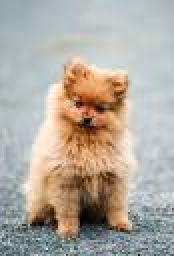
#> input picture dogcat.jpg, 87 x 128 px (shown 2 times larger)
$ python face_detecta.py
#> lines starting #> are read from the running program, lines starting #| are printed output that depends on the picture
import cv2 as cv
import numpy as np


img = cv.imread('dogcat.jpg')
#> img is the input picture: shape (128, 87, 3); mean B, G, R 159.5, 170.3, 177.6

#cv.imshow('testmaske',img)


gray= cv.cvtColor(img , cv.COLOR_BGR2GRAY)
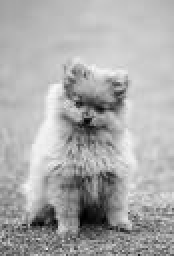
#> gray: shape (128, 87) (shown 2 times larger); min 0, max 248, mean 171.2
# cv.imshow('testmaske',gray)


facedete =cv.CascadeClassifier('face_hair.xml')


face_react = facedete.detectMultiScale(gray, scaleFactor=1.5, minNeighbors=1)
#> face_react = ()
print(f'Number of faces found = {len(face_react)}')
#| Number of faces found = 0

print(facedete)

for (x,y,w,h) in face_react:
    cv.rectangle(img, (x,y), (x+w,y+h), (0,255,0), thickness=2)
    if facedete!=0:
        cv.putText(img,'it\'s person',org=(x,y), fontFace=cv.FONT_ITALIC, fontScale=1, thickness=3, color=(0,255,0))
#> this loop made 0 passes

cv.imshow('Detected Faces', img)

cv.waitKey(0)

$ run again, with cat2.jpg copied over dogcat.jpg
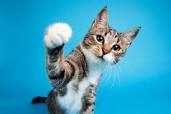
#> input picture cat2.jpg, 171 x 114 px
#> img is the input picture: shape (114, 171, 3); mean B, G, R 192.1, 160.2, 55.9
#> `gray= cv.cvtColor(img , cv.COLOR_BGR2GRAY)`:
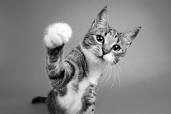
#> gray: shape (114, 171); min 0, max 254, mean 132.7
#> face_react = ()
#| Number of faces found = 0

$ run again, with dig.jpg copied over dogcat.jpg
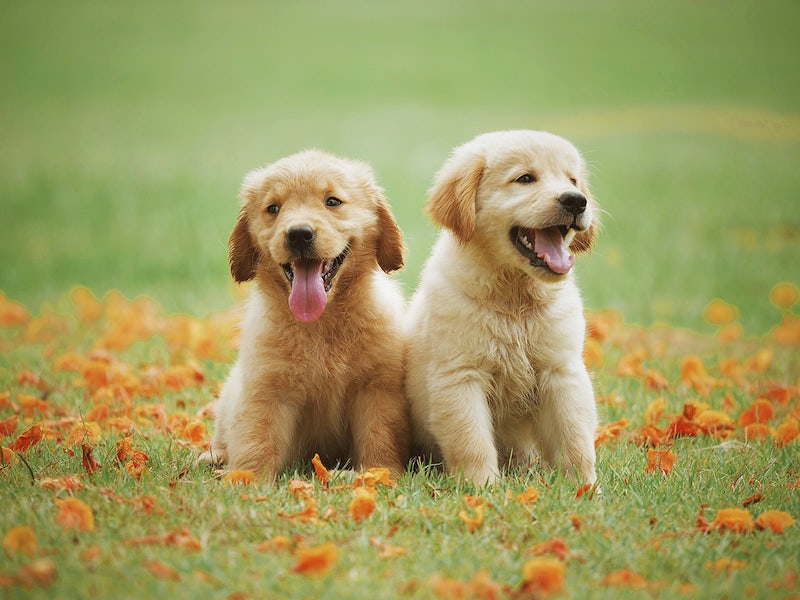
#> input picture dig.jpg, 800 x 600 px
#> img is the input picture: shape (600, 800, 3); mean B, G, R 95.7, 155.9, 159.3
#> `gray= cv.cvtColor(img , cv.COLOR_BGR2GRAY)`:
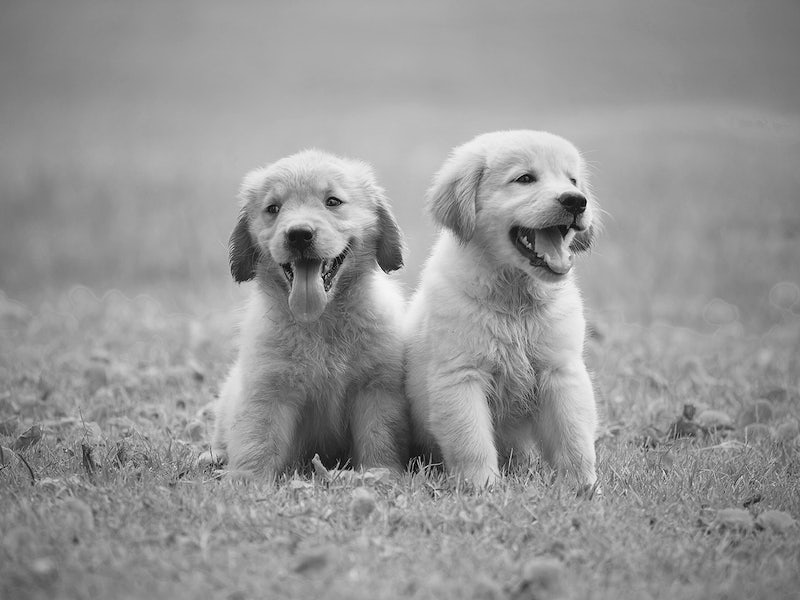
#> gray: shape (600, 800); min 1, max 252, mean 150.1
#> face_react = ()
#| Number of faces found = 0
